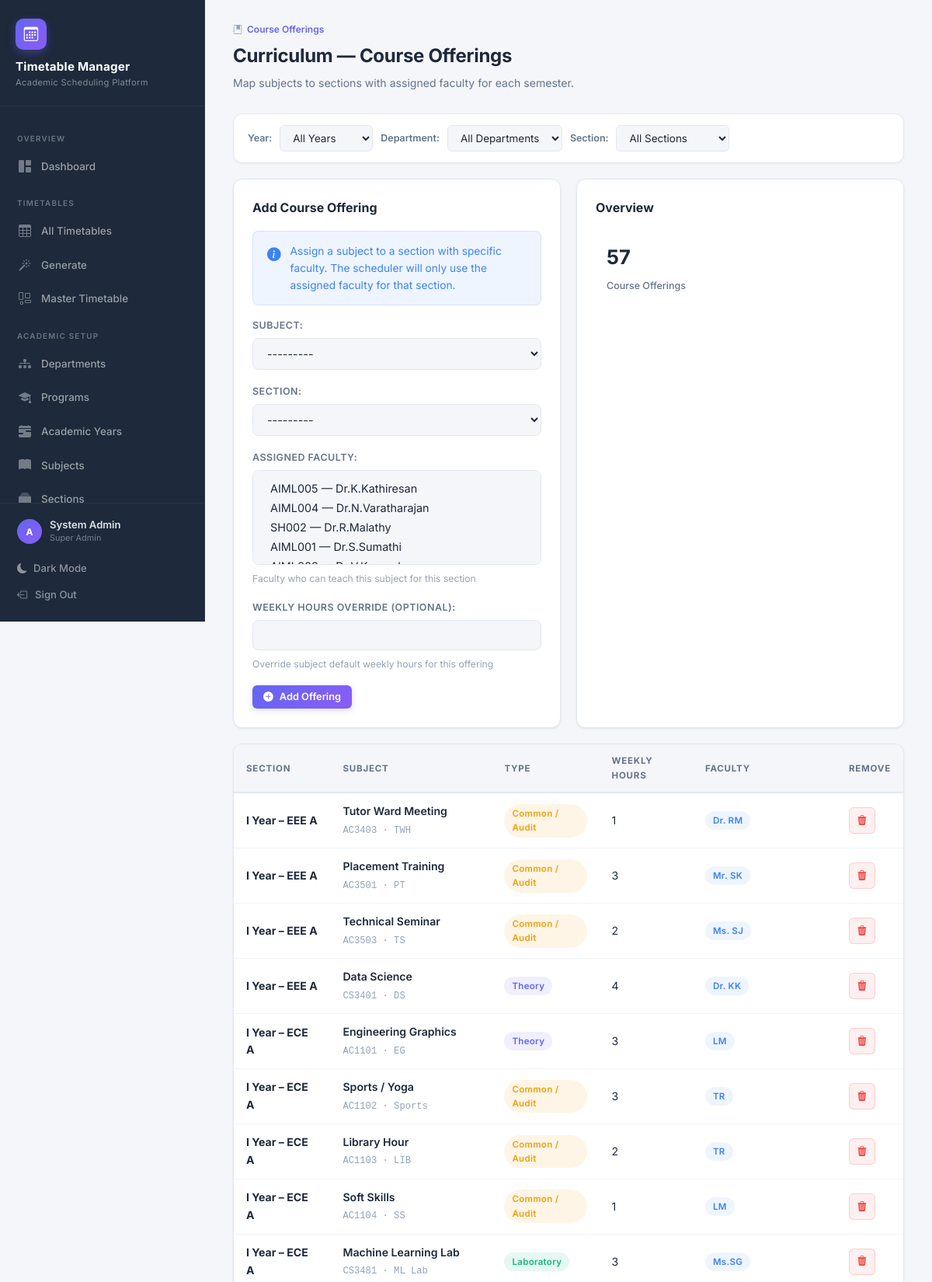
Page /course-offerings/ (signed in, upper part) on the committed database.
### TTS/SchedulerApp/models.py (models this page shows, shortened)
class CourseOffering(models.Model):
    subject = models.ForeignKey(
        Subject, on_delete=models.CASCADE, related_name='offerings',
        verbose_name='Subject'
    )
    section = models.ForeignKey(
        Section, on_delete=models.CASCADE, related_name='course_offerings',
        verbose_name='Section'
    )
    faculty = models.ManyToManyField(
        Faculty, related_name='course_offerings', blank=True,
        verbose_name='Assigned Faculty',
        help_text='Faculty who can teach this subject for this section'
    )
    weekly_hours_override = models.PositiveIntegerField(
        null=True, blank=True, verbose_name='Weekly Hours Override',
        help_text='Override subject default weekly hours for this offering'
    )
    class Meta:
        unique_together = [('subject', 'section')]
        ordering = ['section', 'subject']
        verbose_name = 'Course Offering'
        verbose_name_plural = 'Course Offerings'
    @property
    def effective_weekly_hours(self):
        return self.weekly_hours_override or self.subject.weekly_hours

class Section(models.Model):
    name = models.CharField(
        max_length=5, verbose_name='Section Name',
        help_text='e.g. A, B, C'
    )
    year_of_study = models.PositiveIntegerField(
        choices=YEAR_CHOICES, verbose_name='Year of Study'
    )
    semester = models.PositiveIntegerField(
        choices=SEMESTER_CHOICES, verbose_name='Semester'
    )
    department = models.ForeignKey(
        Department, on_delete=models.CASCADE, related_name='sections',
        verbose_name='Department'
    )
    program = models.ForeignKey(
        Program, on_delete=models.CASCADE, related_name='sections',
        verbose_name='Program'
    )
    academic_year = models.ForeignKey(
        AcademicYear, on_delete=models.CASCADE, related_name='sections',
        verbose_name='Academic Year'
    )
    strength = models.PositiveIntegerField(
        default=60, verbose_name='Student Strength'
    )
    class Meta:
        ordering = ['year_of_study', 'department', 'program', 'name']
        unique_together = [
            ('name', 'year_of_study', 'semester', 'program', 'academic_year')
        ]
        verbose_name = 'Section'
        verbose_name_plural = 'Sections'
    @property
    def label(self):
        year_label = self.get_year_of_study_display()
        return f'{year_label} – {self.program.code} {self.name}'
    def __str__(self):
        return self.label

class Program(models.Model):
    department = models.ForeignKey(
        Department, on_delete=models.CASCADE, related_name='programs',
        verbose_name='Department'
    )
    name = models.CharField(
        max_length=100, verbose_name='Program Name',
        help_text='e.g. Artificial Intelligence & Machine Learning'
    )
    code = models.CharField(
        max_length=10, unique=True, verbose_name='Program Code',
        help_text='e.g. AIML'
    )
    duration_years = models.PositiveIntegerField(
        default=4, verbose_name='Duration (Years)',
        validators=[MinValueValidator(1), MaxValueValidator(6)]
    )
    class Meta:
        ordering = ['department', 'name']
        verbose_name = 'Program'
        verbose_name_plural = 'Programs'

class Subject(models.Model):
    code = models.CharField(
        max_length=15, unique=True, verbose_name='Subject Code',
        help_text='e.g. CS3491'
    )
    name = models.CharField(
        max_length=120, verbose_name='Subject Name',
        help_text='Full name, e.g. Machine Learning'
    )
    short_name = models.CharField(
        max_length=15, verbose_name='Short Name',
        help_text='Abbreviation for timetable cells, e.g. ML'
    )
    subject_type = models.CharField(
        max_length=10, choices=SUBJECT_TYPES, default='THEORY',
        verbose_name='Subject Type'
    )
    credits = models.PositiveIntegerField(
        default=3, verbose_name='Credits',
        validators=[MinValueValidator(0), MaxValueValidator(10)]
    )
    weekly_hours = models.PositiveIntegerField(
        default=4, verbose_name='Weekly Hours',
        help_text='Total weekly contact hours'
    )
    max_students = models.PositiveIntegerField(
        default=60, verbose_name='Maximum Students'
    )
    lab_duration_slots = models.PositiveIntegerField(
        default=1, verbose_name='Lab Duration (Slots)',
        help_text='Number of consecutive slots for lab sessions (1 for theory)',
        validators=[MinValueValidator(1), MaxValueValidator(4)]
    )
    class Meta:
        ordering = ['code']
        verbose_name = 'Subject'
        verbose_name_plural = 'Subjects'
    def __str__(self):
        return f'{self.code} — {self.name} ({self.short_name})'

class Faculty(models.Model):
    faculty_id = models.CharField(
        max_length=20, unique=True, verbose_name='Faculty ID',
        help_text='e.g. CSE001'
    )
    first_name = models.CharField(max_length=50, verbose_name='First Name')
    last_name = models.CharField(
        max_length=50, blank=True, verbose_name='Last Name'
    )
    initials = models.CharField(
        max_length=10, blank=True, verbose_name='Initials',
        help_text='e.g. Dr. RK'
    )
    email = models.EmailField(blank=True, verbose_name='Email')
    department = models.ForeignKey(
        Department, on_delete=models.SET_NULL, null=True, blank=True,
        related_name='faculty_members', verbose_name='Department'
    )
    designation = models.CharField(
        max_length=15, choices=DESIGNATION_CHOICES,
        default='ASST_PROF', verbose_name='Designation'
    )
    class Meta:
        ordering = ['department', 'last_name', 'first_name']
        verbose_name = 'Faculty'
        verbose_name_plural = 'Faculty Members'
    @property
    def full_name(self):
        parts = [self.first_name]
        if self.last_name:
            parts.append(self.last_name)
        return ' '.join(parts)
    @property
    def display_name(self):
        if self.initials:
            return self.initials
        return self.full_name
    def __str__(self):
        return f'{self.faculty_id} — {self.full_name}'

### TTS/SchedulerApp/views.py (the view)
# urls.py: path('course-offerings/', views.offering_list, name='offering_list'),
@login_required
@management_required
def offering_list(request):
    form = CourseOfferingForm(request.POST or None)
    if request.method == 'POST' and form.is_valid():
        form.save()
        messages.success(request, 'Course offering added successfully.')
        return redirect('offering_list')
    offerings = CourseOffering.objects.select_related(
        'subject', 'section__program', 'section__department'
    ).prefetch_related('faculty').all()
    year_filter = request.GET.get('year')
    dept_filter = request.GET.get('department')
    sec_filter = request.GET.get('section')
    if year_filter:
        offerings = offerings.filter(section__year_of_study=year_filter)
    if dept_filter:
        offerings = offerings.filter(section__department_id=dept_filter)
    if sec_filter:
        offerings = offerings.filter(section_id=sec_filter)
    return render(request, 'offering_list.html', {
        'form': form,
        'offerings': offerings,
        'departments': Department.objects.all(),
        'sections': Section.objects.all(),
        'years': YEAR_CHOICES,
        'filter_year': year_filter,
        'filter_department': dept_filter,
        'filter_section': sec_filter,
    })

### TTS/SchedulerApp/forms.py
class CourseOfferingForm(forms.ModelForm):
    class Meta:
        model = CourseOffering
        fields = ['subject', 'section', 'faculty', 'weekly_hours_override']
        labels = {
            'subject': 'Subject',
            'section': 'Section',
            'faculty': 'Assigned Faculty',
            'weekly_hours_override': 'Weekly Hours Override (Optional)',
        }
        widgets = {
            'subject': forms.Select(attrs=_select_attrs),
            'section': forms.Select(attrs=_select_attrs),
            'faculty': forms.SelectMultiple(attrs=_multi_attrs),
            'weekly_hours_override': forms.NumberInput(attrs={**_input_attrs, 'min': 1}),
        }

### TTS/SchedulerApp/models.py (called while the page is built)
    @property
    def is_super_admin(self):
        return self.role == 'SUPER_ADMIN'

    @property
    def can_manage_timetable(self):
        return self.role in ('SUPER_ADMIN', 'TIMETABLE_ADMIN', 'HOD')

### TTS/SchedulerApp/templatetags/index.py (called while the page is built)
    def render(self, context):
        path = context['request'].path
        for p in self.patterns:
            try:
                pValue = template.Variable(p).resolve(context)
                if path == pValue:
                    return 'active'
            except template.VariableDoesNotExist:
                pass
        return ''

### TTS/templates/offering_list.html (shortened to what this page needs)
{% extends 'base.html' %}
{% block content %}
<div class="page-header">
  <div class="page-breadcrumb"><i class="bi bi-journal-bookmark-fill"></i> <span>Course Offerings</span></div>
  <h2>Curriculum — Course Offerings</h2>
  <p>Map subjects to sections with assigned faculty for each semester.</p>
</div>
<form method="get" class="filter-bar">
  <label>Year:</label>
  <select name="year" onchange="this.form.submit()">
    <option value="">All Years</option>
  </select>
  <label>Department:</label>
  <select name="department" onchange="this.form.submit()">
    <option value="">All Departments</option>
  </select>
  <label>Section:</label>
  <select name="section" onchange="this.form.submit()">
    <option value="">All Sections</option>
  </select>
</form>
<div class="grid-2">
  <div class="card">
    <div class="card-header"><div class="card-title">Add Course Offering</div></div>
    <div class="callout callout-info" style="margin-bottom:16px;">
      <i class="bi bi-info-circle-fill"></i>
      <div>Assign a subject to a section with specific faculty. The scheduler will only use the assigned faculty for that section.</div>
    </div>
    <form method="post">
      <div class="django-form">{{ form.as_p }}</div>
      <button type="submit" class="btn btn-primary btn-sm"><i class="bi bi-plus-circle-fill"></i> Add Offering</button>
    </form>
  </div>
  <div class="card">
    <div class="card-header"><div class="card-title">Overview</div></div>
    <div class="stat-card" style="box-shadow:none; border:none; padding:14px;">
      <div class="stat-value">{{ offerings|length }}</div>
      <div class="stat-label">Course Offerings</div>
    </div>
  </div>
</div>
<div class="card" style="padding:0; overflow:hidden; margin-top:20px;">
  <div class="table-wrap">
    <table class="data-table">
      <thead><tr><th>Section</th><th>Subject</th><th>Type</th><th>Weekly Hours</th><th>Faculty</th><th class="td-actions">Remove</th></tr></thead>
      <tbody>
        {% for off in offerings %}
        <tr>
          <td style="font-weight:700;">{{ off.section.label }}</td>
          <td>
            <span style="font-weight:600;">{{ off.subject.name }}</span>
            <br><code style="font-size:0.76rem; color:var(--text-muted);">{{ off.subject.code }} · {{ off.subject.short_name }}</code>
          </td>
          <td><span class="badge {% if off.subject.subject_type == 'THEORY' %}badge-theory{% elif off.subject.subject_type == 'LAB' %}badge-lab{% elif off.subject.subject_type == 'ELECTIVE' %}badge-elective{% else %}badge-common{% endif %}">{{ off.subject.get_subject_type_display }}</span></td>
          <td>{{ off.effective_weekly_hours }}</td>
          <td>
            {% for fac in off.faculty.all %}
            <span class="badge badge-info" style="margin:1px 0;">{{ fac.display_name }}</span>
            {% empty %}<span style="color:var(--text-muted); font-size:0.82rem;">Unassigned</span>
            {% endfor %}
          </td>
          <td class="td-actions">
            <form action="{% url 'offering_delete' off.pk %}" method="post">{% csrf_token %}
              <button type="submit" class="btn btn-icon btn-danger btn-sm" onclick="return confirm('Delete this offering?')"><i class="bi bi-trash3-fill"></i></button>
            </form>
          </td>
        </tr>
        {% empty %}
        <tr><td colspan="6"><div class="empty-state"><i class="bi bi-journal-bookmark"></i><h3>No Course Offerings</h3><p>Map subjects to sections to enable scheduling.</p></div></td></tr>
        {% endfor %}
      </tbody>
    </table>
  </div>
</div>
{% endblock %}

### TTS/templates/base.html (shortened to what this page needs)
{% load static %}
{% load index %}
{% url 'dashboard' as dashboard_url %}
{% url 'department_list' as dept_url %}
{% url 'program_list' as prog_url %}
{% url 'academic_year_list' as ay_url %}
{% url 'room_list' as room_url %}
{% url 'timeslot_list' as slot_url %}
{% url 'faculty_list' as fac_url %}
{% url 'subject_list' as subj_url %}
{% url 'section_list' as sec_url %}
{% url 'offering_list' as offer_url %}
{% url 'timetable_list' as tt_url %}
{% url 'timetable_generate' as gen_url %}
{% url 'master_timetable' as master_url %}
{% url 'user_list' as user_url %}
<!DOCTYPE html>
<html lang="en" data-theme="light">
<head>
  <link rel="stylesheet" href="https://cdn.jsdelivr.net/npm/bootstrap-icons@1.11.3/font/bootstrap-icons.min.css">
  <link rel="stylesheet" type="text/css" href="{% static 'CSS/style.css' %}">
</head>
<body>
  <aside class="sidebar" id="sidebar">
    <div class="sidebar-brand">
      <div class="brand-icon">
        <i class="bi bi-calendar3"></i>
      </div>
      <h1>Timetable Manager</h1>
      <span>Academic Scheduling Platform</span>
    </div>
    <nav class="sidebar-nav">
      <div class="nav-section-label">Overview</div>
      <a href="{{ dashboard_url }}" class="{% active request dashboard_url %}">
        <i class="bi bi-grid-1x2-fill"></i>
        Dashboard
      </a>
      {% if user.is_authenticated %}
      <div class="nav-section-label">Timetables</div>
      <a href="{{ tt_url }}" class="{% active request tt_url %}">
        <i class="bi bi-table"></i>
        All Timetables
      </a>
      {% if can_manage %}
      <a href="{{ gen_url }}" class="{% active request gen_url %}">
        <i class="bi bi-magic"></i>
        Generate
      </a>
      <a href="{{ master_url }}" class="{% active request master_url %}">
        <i class="bi bi-layout-wtf"></i>
        Master Timetable
      </a>
      {% endif %}
      <div class="nav-section-label">Academic Setup</div>
      {% if is_admin %}
      <a href="{{ dept_url }}" class="{% active request dept_url %}">
        <i class="bi bi-diagram-3-fill"></i>
        Departments
      </a>
      <a href="{{ prog_url }}" class="{% active request prog_url %}">
        <i class="bi bi-mortarboard-fill"></i>
        Programs
      </a>
      <a href="{{ ay_url }}" class="{% active request ay_url %}">
        <i class="bi bi-calendar-range-fill"></i>
        Academic Years
      </a>
      {% endif %}
      {% if can_manage %}
      <a href="{{ subj_url }}" class="{% active request subj_url %}">
        <i class="bi bi-book-fill"></i>
        Subjects
      </a>
      <a href="{{ sec_url }}" class="{% active request sec_url %}">
        <i class="bi bi-collection-fill"></i>
        Sections
      </a>
      {% endif %}
      {% endif %}
    </nav>
    <div class="sidebar-footer">
      {% if user.is_authenticated %}
      <div class="user-info">
        <div class="user-avatar">{{ user.username|make_list|first|upper }}</div>
        <div>
          <div class="user-name">{{ user.get_full_name|default:user.username }}</div>
          <div class="user-role">{{ user_role_display }}</div>
        </div>
      </div>
      <button class="theme-toggle" id="themeToggle">
        <i class="bi bi-moon-fill"></i>
        <span>Dark Mode</span>
      </button>
      <a href="{% url 'logout' %}">
        <i class="bi bi-box-arrow-left"></i>
        Sign Out
      </a>
      {% endif %}
    </div>
  </aside>
  <main class="main-content">
    {% block content %}
    {% endblock %}
  </main>
</body>
</html>

### rows in the picture
CourseOffering: section.label "I Year – EEE A", subject.name "Tutor Ward Meeting", subject.code "AC3403", subject.short_name "TWH", subject.subject_type "Common / Audit", effective_weekly_hours "1"
Faculty: display_name "Dr. RM"
CourseOffering: section.label "I Year – EEE A", subject.name "Placement Training", subject.code "AC3501", subject.short_name "PT", subject.subject_type "Common / Audit", effective_weekly_hours "3"
Faculty: display_name "Mr. SK"
CourseOffering: section.label "I Year – EEE A", subject.name "Technical Seminar", subject.code "AC3503", subject.short_name "TS", subject.subject_type "Common / Audit", effective_weekly_hours "2"
Faculty: display_name "Ms. SJ"
CourseOffering: section.label "I Year – EEE A", subject.name "Data Science", subject.code "CS3401", subject.short_name "DS", subject.subject_type "Theory", effective_weekly_hours "4"
Faculty: display_name "Dr. KK"
CourseOffering: section.label "I Year – ECE A", subject.name "Engineering Graphics", subject.code "AC1101", subject.short_name "EG", subject.subject_type "Theory", effective_weekly_hours "3"
Faculty: display_name "LM"
CourseOffering: section.label "I Year – ECE A", subject.name "Sports / Yoga", subject.code "AC1102", subject.short_name "Sports", subject.subject_type "Common / Audit", effective_weekly_hours "3"
Faculty: display_name "TR"
CourseOffering: section.label "I Year – ECE A", subject.name "Library Hour", subject.code "AC1103", subject.short_name "LIB", subject.subject_type "Common / Audit", effective_weekly_hours "2"
CourseOffering: section.label "I Year – ECE A", subject.name "Soft Skills", subject.code "AC1104", subject.short_name "SS", subject.subject_type "Common / Audit", effective_weekly_hours "1"
CourseOffering: section.label "I Year – ECE A", subject.name "Machine Learning Lab", subject.code "CS3481", subject.short_name "ML Lab", subject.subject_type "Laboratory", effective_weekly_hours "3"
Faculty: display_name "Ms.SG"

### other values in the picture
{{ user.username|make_list|first|upper }} "A"
{{ user.get_full_name|default:user.username }} "System Admin"
{{ user_role_display }} "Super Admin"
{{ offerings|length }} "57"
